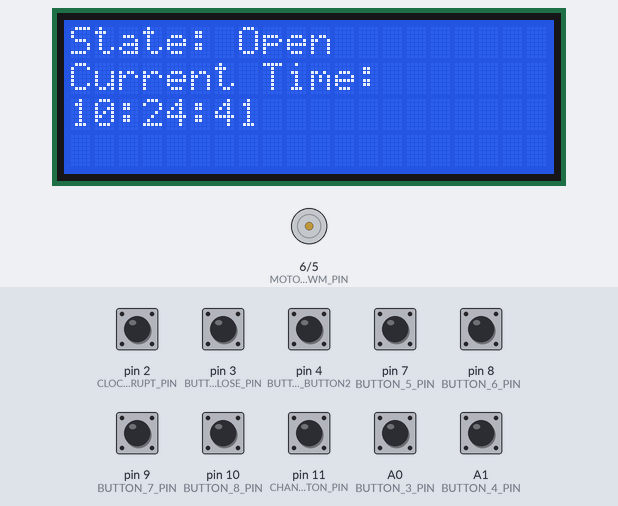
A sketch run on a simulated Arduino Uno, built with avr-gcc and run on an emulated ATmega328P. On the bench: 20×4 character LCD, motor-driver pin pairs drawn as motors (green arrow = first pin HIGH = forward, orange = second pin HIGH = backward, longer = more drive). The test bench sets the inputs (shaded band); at power-on: pin 2 (CLOCK_INTERRUPT_PIN) HIGH, A0 (BUTTON_3_PIN), A1 (BUTTON_4_PIN), pin 3 (BUTTON_OPEN_CLOSE_PIN), pin 4 (BUTTON_BUTTON2), pin 7 (BUTTON_5_PIN), pin 8 (BUTTON_6_PIN), pin 9 (BUTTON_7_PIN), pin 10 (BUTTON_8_PIN), pin 11 (CHANGE_TIME_BUTTON_PIN) LOW. The local clock reads 2024-03-15 10:24:30 at power-on unless the sketch sets it; what the sketch prints to the serial monitor is not drawn.

Above: at 11.4 s.
11.5 s: pin 3 (BUTTON_OPEN_CLOSE_PIN) pulled HIGH for 0.2 s
At 12.4 s:
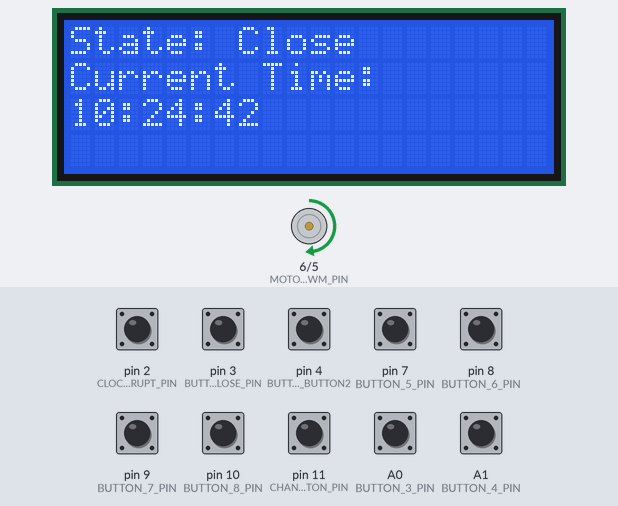
At 18.8 s:
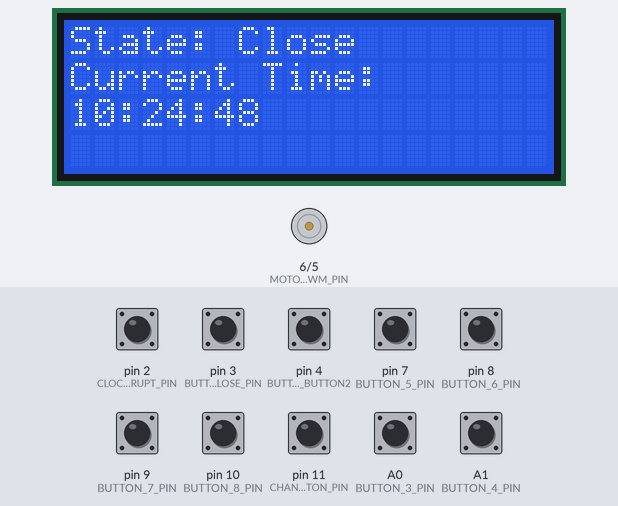
22.5 s: pin 3 (BUTTON_OPEN_CLOSE_PIN) pulled HIGH for 1 s
At 24.8 s:
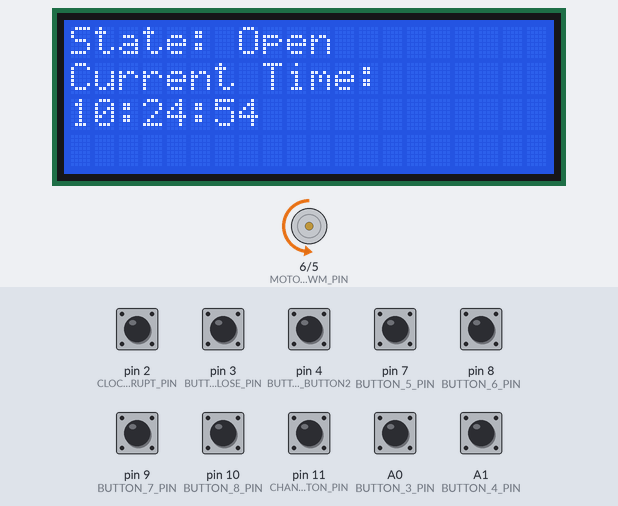
Timing chart, 0 to 30.5 s (numbered marks = the images above; inputs shaded):
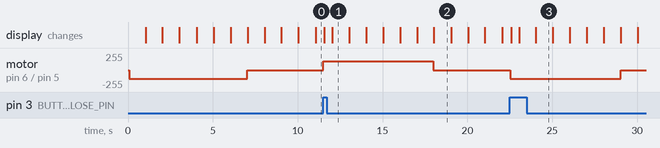

Measured:
- after the input at 11.5 s, motor on pin 6 (MOTOR_L_PWM_PIN) / pin 5 (MOTOR_R_PWM_PIN): stopped → forward 128/255 at once, → stopped 6.5 s later; the display: first changes after 0.06 s (image 1 shows a later state)
- after the input at 22.5 s, motor on pin 6 (MOTOR_L_PWM_PIN) / pin 5 (MOTOR_R_PWM_PIN): stopped → backward 128/255 at once, → stopped 6.5 s later; the display: first changes after 0.09 s (image 3 shows a later state)
- what the display in image 3 shows lasts 1.0 s, from 24.0 s to 25.0 s

The sketch:

Curtain.ino
```cpp
#include <IRremote.hpp>
#include <Wire.h>
#include <SPI.h>
#include <RTClib.h>
#include <LiquidCrystal_I2C.h>
#include <math.h>
#include <Vector.h>
#include <Streaming.h>

// ---- CLASSES ----

class Button {
  public:
    int prev_value = 2;
    int pin;
    Button(int provided_pin) : pin(provided_pin) {}
    void update(void (*callback)(int)) {
      int value = digitalRead(pin);

      if (value != prev_value) {
        callback(value);
      }

      prev_value = value;
    }
};


class ToggleButton : public Button {
  private:
    bool is_toggled = false;

  public:
    ToggleButton(int provided_pin) : Button(provided_pin) {}

    void update(void (*callback)(bool)) {
      int value = digitalRead(pin);

      if (value != prev_value && value == HIGH) {
        is_toggled = !is_toggled;
        callback(is_toggled);
      }

      prev_value = value;
    }
};

// ---- ENUMS ----

enum class CurtainState {
  Open,
  Close
};

enum class MotorDirection {
  Right,
  Left,
};

// ---- MACRO ----
#define DEFINE_VECTOR(Type, Name)\
    Type Name##_array[ELEMENT_COUNT_MAX];  \
    Vector<Type> Name;           \
    Name.setStorage(Name##_array);

// ---- PINS ----

#define CLOCK_INTERRUPT_PIN 2
#define MOTOR_R_PWM_PIN 5
#define MOTOR_L_PWM_PIN 6
#define BUTTON_OPEN_CLOSE_PIN 3
#define BUTTON_BUTTON2 4
#define BUTTON_3_PIN A0
#define BUTTON_4_PIN A1
#define BUTTON_5_PIN 7
#define BUTTON_6_PIN 8
#define BUTTON_7_PIN 9
#define BUTTON_8_PIN 10
#define CHANGE_TIME_BUTTON_PIN 11

// ---- GLOBAL VARIABLES ----

CurtainState curtainState = CurtainState::Open;
CurtainState lastCurtainState = CurtainState::Close;
ToggleButton openCloseButton(BUTTON_OPEN_CLOSE_PIN);
Button button2(BUTTON_BUTTON2);
Button button3(BUTTON_3_PIN);
Button button4(BUTTON_4_PIN);
Button button5(BUTTON_5_PIN);
Button button6(BUTTON_6_PIN);
Button button7(BUTTON_7_PIN);
Button button8(BUTTON_8_PIN);
Button setCurrentTimeButton(CHANGE_TIME_BUTTON_PIN);

LiquidCrystal_I2C lcd(0x27, 20, 4);
RTC_DS3231 rtc;

bool alarm = false;

bool motor_busy = false;
uint32_t motor_issued_time = 0;
int motor_wait_time = 0;
MotorDirection motor_direction = MotorDirection::Right;


// ---- UTILS ----
void delay_loop() {
  while (1) delay(10);
}

void clear_line(uint8_t line) {
  lcd.setCursor(0, line);
  lcd << "                    ";
  lcd.setCursor(0, line);
}

// ---- SETUP CODE ----
void setup() {
  Serial.begin(9600);
  setup_lcd();
  setup_rtc();
  setup_motor();
  setup_button();
  curtain_reset();

  // lcd.setCursor(0, 0);
  // lcd.print("Input: ");
  // lcd.setCursor(0, 1);
  // lcd.print("(5, 8, 3, 6) -> 50");

  // DEFINE_VECTOR(double, numbers);
  // numbers.push_back(5);
  // numbers.push_back(8);
  // numbers.push_back(3);
  // numbers.push_back(6);
  // solve24Game(numbers, 50);
}

void setup_motor() {
  pinMode(MOTOR_R_PWM_PIN, OUTPUT);
  pinMode(MOTOR_L_PWM_PIN, OUTPUT);
}

void setup_button() {
  pinMode(BUTTON_OPEN_CLOSE_PIN
, INPUT);
  pinMode(BUTTON_BUTTON2

, INPUT);
  pinMode(BUTTON_3_PIN, INPUT);
  pinMode(BUTTON_4_PIN, INPUT);
  pinMode(BUTTON_5_PIN, INPUT);
  pinMode(BUTTON_6_PIN, INPUT);
  pinMode(BUTTON_7_PIN, INPUT);
  pinMode(BUTTON_8_PIN, INPUT);
  pinMode(CHANGE_TIME_BUTTON_PIN, INPUT);
}

void setup_rtc() {
  if (!rtc.begin()) {
     lcd.print("Failed to initialize RTC");
     delay_loop();
  }

  if (rtc.lostPower()) {

  }

  rtc.disable32K();

  rtc.clearAlarm(1);
  rtc.writeSqwPinMode(DS3231_OFF);
  rtc.disableAlarm(2);

  pinMode(CLOCK_INTERRUPT_PIN, INPUT_PULLUP);
  attachInterrupt(digitalPinToInterrupt(CLOCK_INTERRUPT_PIN), clock_interrupt, FALLING);
}

void setup_lcd() {
  lcd.init();
  lcd.backlight();
  lcd.display();
}

// ---- INTERRUPT HANDLER ----
void clock_interrupt() {
  alarm = true;
}

// ---- DISPLAY CODE ----

void display_time() {
  DateTime now = rtc.now();
  lcd.setCursor(0, 1);
  lcd.print("Current Time: ");
  lcd.setCursor(0, 2);
  lcd.print(now.hour(), DEC);
  lcd.print(':');
  String printminute = String(now.minute());
  if (printminute.length() < 2) {
    lcd.print("0");
  }
  lcd.print(now.minute(), DEC);
  lcd.print(':');
  String printsecond = String(now.second());
  if (printsecond.length() < 2) {
    lcd.print("0");
  }
  lcd.print(now.second(), DEC);
}

void display_state() {
  if (lastCurtainState != curtainState) {
    lcd.setCursor(0, 0);
    clear_line(0);
    lcd << "State: ";
    if (curtainState == CurtainState::Open) lcd << "Open"; else lcd << "Close";
    lastCurtainState = curtainState;
  }
}

// ---- MOTOR CONTROLLER ---

void issue_motor(MotorDirection direction, int time) {
  motor_issued_time = rtc.now().unixtime();
  motor_direction = direction;
  motor_wait_time = time;
  motor_busy = true;
}

void motor_update() {
  if (motor_busy) {
    if (rtc.now().unixtime() - motor_issued_time >= motor_wait_time) {
      analogWrite(MOTOR_R_PWM_PIN, 0);
      analogWrite(MOTOR_L_PWM_PIN, 0);
      motor_busy = false;
      motor_wait_time = 0;
    } else {
      switch (motor_direction) {
        case MotorDirection::Right:
          analogWrite(MOTOR_R_PWM_PIN, 128);
          analogWrite(MOTOR_L_PWM_PIN, 0);
          break;
        case MotorDirection::Left:
          analogWrite(MOTOR_R_PWM_PIN, 0);
          analogWrite(MOTOR_L_PWM_PIN, 128);
          break;
      }
    }
  }
}

// ---- CURTAIN CODE ----

void curtain_reset() {
  issue_motor(MotorDirection::Right, 7);
  curtainState = CurtainState::Open;
}

void curtain_open() {
  if (curtainState != CurtainState::Open) {
    lastCurtainState = curtainState;
    curtainState = CurtainState::Open;
    issue_motor(MotorDirection::Right, 7);
  }
}

void curtain_close() {
  if (curtainState != CurtainState::Close) {
    lastCurtainState = curtainState;
    curtainState = CurtainState::Close;
    issue_motor(MotorDirection::Left, 7);
  }
}

// ---- MAIN LOOP ----
void loop() {
  if (!motor_busy) {
    openCloseButton.update([](int state) {
      if (state == 0) curtain_open(); else curtain_close();
    });
    button2.update([](int new_value) {
      Serial << "Button 2: " << new_value << endl;
    });
    button3.update([](int new_value) {
      Serial << "Button 3: " << new_value << endl;
    });
    button4.update([](int new_value) {
      Serial << "Button 4: " << new_value << endl;
    });
    button5.update([](int new_value) {
      Serial << "Button 5: " << new_value << endl;
    });
    button6.update([](int new_value) {
      Serial << "Button 6: " << new_value << endl;
    });
    button7.update([](int new_value) {
      Serial << "Button 7: " << new_value << endl;
    });
    button8.update([](int new_value) {
      Serial << "Button 8: " << new_value << endl;
    });
    setCurrentTimeButton.update([](int new_value) {
      Serial << "set Current time: " << new_value << endl;
    });
  }
  motor_update();
  display_time();
  display_state();
  delay(10);
}
```
